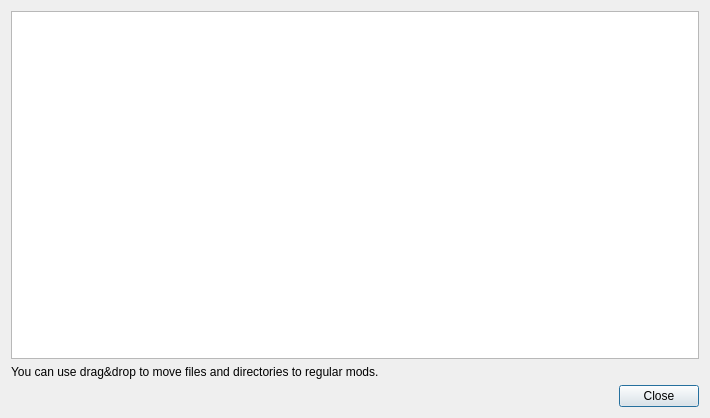
<?xml version="1.0" encoding="UTF-8"?>
<ui version="4.0">
 <class>OverwriteInfoDialog</class>
 <widget class="QDialog" name="OverwriteInfoDialog">
  <property name="geometry">
   <rect>
    <x>0</x>
    <y>0</y>
    <width>710</width>
    <height>418</height>
   </rect>
  </property>
  <property name="windowTitle">
   <string>Overwrite</string>
  </property>
  <layout class="QVBoxLayout" name="verticalLayout">
   <item>
    <widget class="QTreeView" name="filesView">
     <property name="contextMenuPolicy">
      <enum>Qt::CustomContextMenu</enum>
     </property>
     <property name="dragEnabled">
      <bool>true</bool>
     </property>
     <property name="dragDropMode">
      <enum>QAbstractItemView::DragDrop</enum>
     </property>
     <property name="defaultDropAction">
      <enum>Qt::MoveAction</enum>
     </property>
     <property name="selectionMode">
      <enum>QAbstractItemView::ExtendedSelection</enum>
     </property>
     <property name="sortingEnabled">
      <bool>true</bool>
     </property>
    </widget>
   </item>
   <item>
    <widget class="QLabel" name="label">
     <property name="text">
      <string>You can use drag&amp;drop to move files and directories to regular mods.</string>
     </property>
    </widget>
   </item>
   <item>
    <widget class="QDialogButtonBox" name="buttonBox">
     <property name="orientation">
      <enum>Qt::Horizontal</enum>
     </property>
     <property name="standardButtons">
      <set>QDialogButtonBox::Close</set>
     </property>
    </widget>
   </item>
  </layout>
 </widget>
 <resources/>
 <connections>
  <connection>
   <sender>buttonBox</sender>
   <signal>accepted()</signal>
   <receiver>OverwriteInfoDialog</receiver>
   <slot>accept()</slot>
   <hints>
    <hint type="sourcelabel">
     <x>248</x>
     <y>254</y>
    </hint>
    <hint type="destinationlabel">
     <x>157</x>
     <y>274</y>
    </hint>
   </hints>
  </connection>
  <connection>
   <sender>buttonBox</sender>
   <signal>rejected()</signal>
   <receiver>OverwriteInfoDialog</receiver>
   <slot>reject()</slot>
   <hints>
    <hint type="sourcelabel">
     <x>316</x>
     <y>260</y>
    </hint>
    <hint type="destinationlabel">
     <x>286</x>
     <y>274</y>
    </hint>
   </hints>
  </connection>
 </connections>
</ui>
